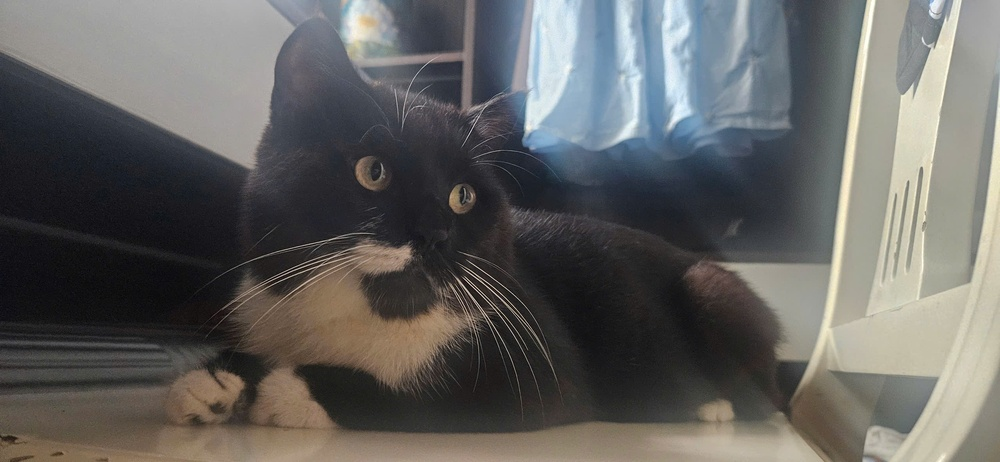
#> input picture IVP501/Chuot.jpg, 1000 x 462 px, shrunk from 2560 x 1183 before the run
$ jupyter execute --allow-errors 'Day 3.ipynb'
#> lines starting #> are read from the running program, lines starting #| are printed output that depends on the picture
# Point Operator

Histogram: biểu đồ tần số, thể hiện số lần 1 giá trị (từ 0-255) xuất hiện trong bức ảnh

[cell 1]
import cv2
import numpy as np
import matplotlib.pyplot as plt

img_path = "./Chuot.jpg"
img = cv2.imread(img_path)
#> img is the input picture: shape (462, 1000, 3); mean B, G, R 96.4, 98.6, 99.3
# cv2.imshow("Chuot", img)
# cv2.waitKey()

[cell 2]
count_red = np.zeros(256)
count_green = np.zeros(256)
count_blue = np.zeros(256)

for i in range(img.shape[0]):
    for j in range(img.shape[1]):
        count_red[img[i, j, 0]] += 1
        count_green[img[i, j, 1]] += 1
        count_blue[img[i, j, 2]] += 1

[cell 3]
img2 = plt.imread(img_path)
# plt.imshow(img2, extent=[0, 25600, 0, 11830])
# print(img2.shape)
plt.plot(count_red, color="red")
plt.plot(count_green, color="green")
plt.plot(count_blue, color="blue")
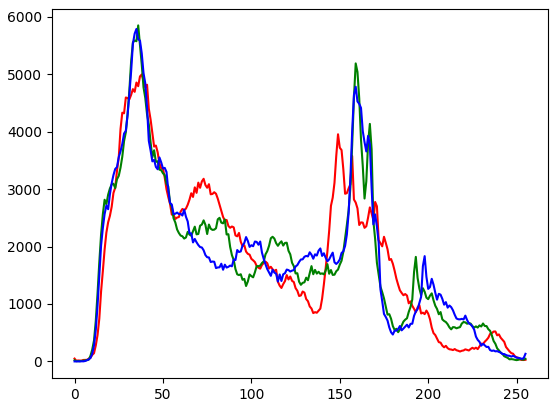
#> figure drawn by matplotlib, 1 panel; curve peaks at x = 38, y = 4997; curve peaks at x = 36, y = 5851; curve peaks at x = 35, y = 5789

chỉnh màu

[cell 4]
img3 = img.copy()
img3[:, :, 1] = img3[:, :, 1] / 2
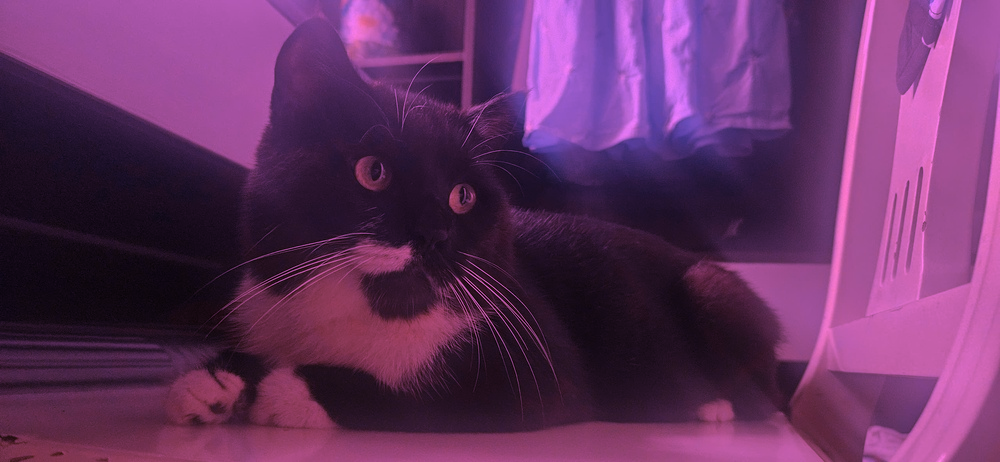
#> img3: shape (462, 1000, 3); mean B, G, R 96.4, 49, 99.3
plt.imshow(img3)

## Equalize

[cell 5]
img4 = cv2.imread('./images/Equalization.png',0)
# cv2.imshow("Chuot", img4)
# cv2.waitKey()
print(img4)
#| None

[cell 6]
hist = cv2.calcHist([img4], [0], None, [256], [0, 256])
#> hist = 256 values from 0 to 0
plt.plot(hist, color="blue")
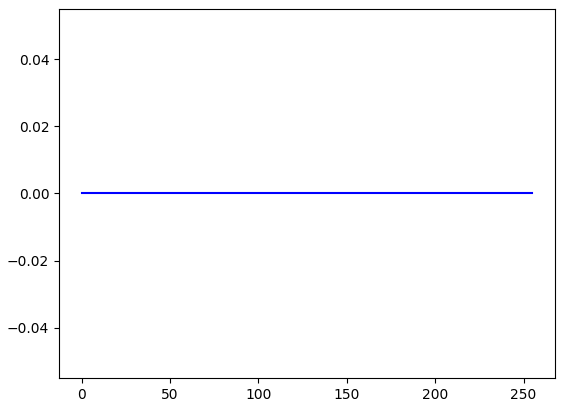
#> figure drawn by matplotlib, 1 panel

[cell 7]
cumulator = np.zeros_like(hist, np.float64)
#> cumulator = 256 values from 0 to 0
for i in range(len(hist)):
    cumulator[i] = hist[:i].sum()

# Stretching the histogram
new_hist = (cumulator - cumulator.min()) / (cumulator.max() - cumulator.min()) * 255

[cell 8]
# plt.plot(hist, color="blue")
plt.plot(new_hist, color="red")
# plt.plot(cumulator, color="green")

$ run again, with phobohanoi.jpg copied over IVP501/Chuot.jpg
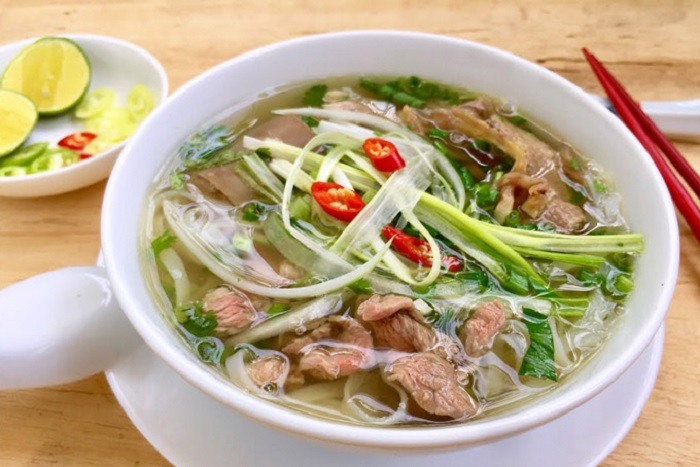
#> input picture phobohanoi.jpg, 700 x 467 px
#> img is the input picture: shape (467, 700, 3); mean B, G, R 138.1, 169.7, 188.5
#> `[cell 3] img2 = plt.imread(img_path) # plt.imshow(img2, extent=[0, 256..`:
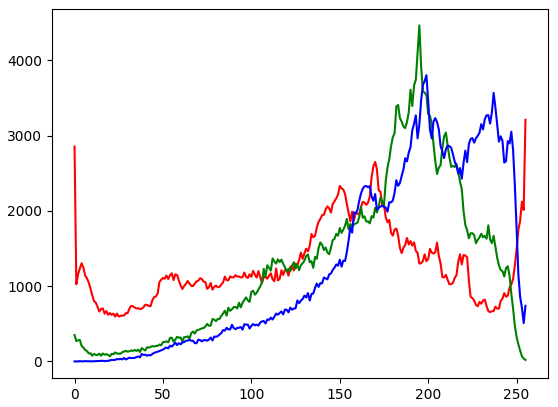
#> figure drawn by matplotlib, 1 panel; curve peaks at x = 255, y = 3211; curve peaks at x = 195, y = 4465; curve peaks at x = 199, y = 3803
#> `img3[:, :, 1] = img3[:, :, 1] / 2`:
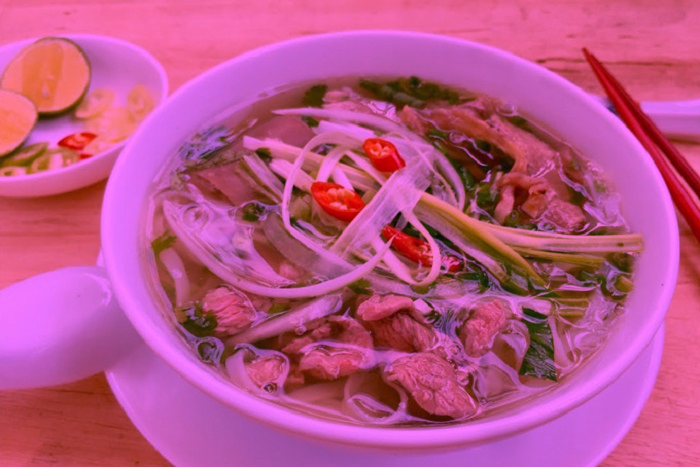
#> img3: shape (467, 700, 3); mean B, G, R 138.1, 84.6, 188.5
#| None
#> hist = 256 values from 0 to 0
